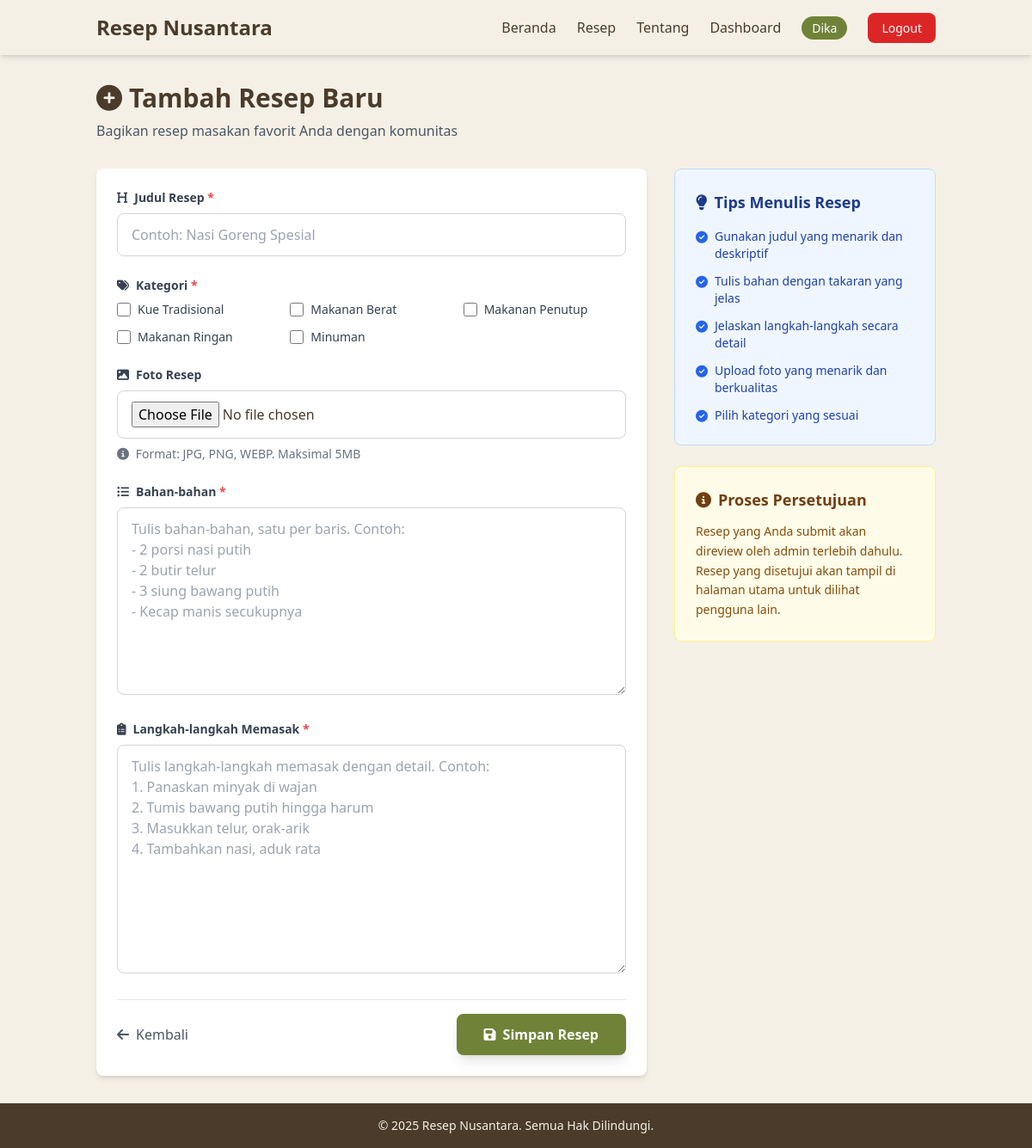
/user/add_recipe.php (signed in), run on the app's committed database.
### tables this page shows
CREATE TABLE `categories` (
  `id` int(11) NOT NULL,
  `name` varchar(100) NOT NULL,
  `created_at` datetime DEFAULT current_timestamp(),
  `updated_at` datetime DEFAULT current_timestamp() ON UPDATE current_timestamp()
);

### user/add_recipe.php (the view, shortened to what this page needs)
<?php
require_once __DIR__ . '/../includes/auth_check.php';
$categories_query = "SELECT id, name FROM categories ORDER BY name ASC";
$categories_result = $conn->query($categories_query);
include '../includes/header.php';
?>
<main class="flex-grow container mx-auto px-6 py-8">
    <div class="mb-8">
        <h1 class="text-3xl font-bold text-[#4b3b2b] mb-2">
            <i class="fas fa-plus-circle mr-2"></i>Tambah Resep Baru
        </h1>
        <p class="text-gray-600">Bagikan resep masakan favorit Anda dengan komunitas</p>
    </div>
    <div class="grid grid-cols-1 lg:grid-cols-3 gap-8">
        <div class="lg:col-span-2">
            <div class="bg-white rounded-lg shadow-md p-6">
                <form method="POST" enctype="multipart/form-data">
                    <div class="mb-6">
                        <label for="title" class="block text-sm font-semibold text-gray-700 mb-2">
                            <i class="fas fa-heading mr-2"></i>Judul Resep <span class="text-red-500">*</span>
                        </label>
                        <input
                            type="text"
                            id="title"
                            name="title"
                            value="<?php echo htmlspecialchars($_POST['title'] ?? ''); ?>"
                            required
                            class="w-full px-4 py-3 border border-gray-300 rounded-lg focus:outline-none focus:ring-2 focus:ring-[#708238]"
                            placeholder="Contoh: Nasi Goreng Spesial"
                        >
                    </div>
                    <div class="mb-6">
                        <label class="block text-sm font-semibold text-gray-700 mb-2">
                            <i class="fas fa-tags mr-2"></i>Kategori <span class="text-red-500">*</span>
                        </label>
                        <div class="grid grid-cols-2 md:grid-cols-3 gap-3">
                            <?php
                            $categories_result->data_seek(0);
                            while ($cat = $categories_result->fetch_assoc()):
                                $checked = isset($_POST['categories']) && in_array($cat['id'], $_POST['categories']) ? 'checked' : '';
                            ?>
                            <label class="flex items-center space-x-2 cursor-pointer">
                                <input
                                    type="checkbox"
                                    name="categories[]"
                                    value="<?php echo $cat['id']; ?>"
                                    <?php echo $checked; ?>
                                    class="w-4 h-4 text-[#708238] border-gray-300 rounded focus:ring-[#708238]"
                                >
                                <span class="text-sm text-gray-700"><?php echo htmlspecialchars($cat['name']); ?></span>
                            </label>
                            <?php endwhile; ?>
                        </div>
                    </div>
                    <div class="mb-6">
                        <label for="photo" class="block text-sm font-semibold text-gray-700 mb-2">
                            <i class="fas fa-image mr-2"></i>Foto Resep
                        </label>
                        <input
                            type="file"
                            id="photo"
                            name="photo"
                            accept="image/jpeg,image/jpg,image/png,image/webp"
                            class="w-full px-4 py-3 border border-gray-300 rounded-lg focus:outline-none focus:ring-2 focus:ring-[#708238]"
                        >
                        <p class="text-sm text-gray-500 mt-2">
                            <i class="fas fa-info-circle mr-1"></i>
                            Format: JPG, PNG, WEBP. Maksimal 5MB
                        </p>
                    </div>
                    <div class="mb-6">
                        <label for="ingredients" class="block text-sm font-semibold text-gray-700 mb-2">
                            <i class="fas fa-list-ul mr-2"></i>Bahan-bahan <span class="text-red-500">*</span>
                        </label>
                        <textarea
                            id="ingredients"
                            name="ingredients"
                            rows="8"
                            required
                            class="w-full px-4 py-3 border border-gray-300 rounded-lg focus:outline-none focus:ring-2 focus:ring-[#708238]"
                            placeholder="Tulis bahan-bahan, satu per baris. Contoh:&#10;- 2 porsi nasi putih&#10;- 2 butir telur&#10;- 3 siung bawang putih&#10;- Kecap manis secukupnya"
                        ><?php echo htmlspecialchars($_POST['ingredients'] ?? ''); ?></textarea>
                    </div>
                    <div class="mb-6">
                        <label for="steps" class="block text-sm font-semibold text-gray-700 mb-2">
                            <i class="fas fa-clipboard-list mr-2"></i>Langkah-langkah Memasak <span class="text-red-500">*</span>
                        </label>
                        <textarea
                            id="steps"
                            name="steps"
                            rows="10"
                            required
                            class="w-full px-4 py-3 border border-gray-300 rounded-lg focus:outline-none focus:ring-2 focus:ring-[#708238]"
                            placeholder="Tulis langkah-langkah memasak dengan detail. Contoh:&#10;1. Panaskan minyak di wajan&#10;2. Tumis bawang putih hingga harum&#10;3. Masukkan telur, orak-arik&#10;4. Tambahkan nasi, aduk rata"
                        ><?php echo htmlspecialchars($_POST['steps'] ?? ''); ?></textarea>
                    </div>
                    <div class="flex items-center justify-between pt-4 border-t border-gray-200">
                        <a href="my_recipes.php" class="text-gray-600 hover:text-gray-800 transition">
                            <i class="fas fa-arrow-left mr-2"></i>Kembali
                        </a>
                        <button
                            type="submit"
                            class="bg-[#708238] text-white px-8 py-3 rounded-lg hover:bg-[#5a6a2e] transition font-semibold shadow-lg"
                        >
                            <i class="fas fa-save mr-2"></i>Simpan Resep
                        </button>
                    </div>
                </form>
            </div>
        </div>
        <div class="lg:col-span-1">
            <div class="bg-blue-50 rounded-lg p-6 border border-blue-200 mb-6">
                <h3 class="font-bold text-lg text-blue-900 mb-4">
                    <i class="fas fa-lightbulb mr-2"></i>Tips Menulis Resep
                </h3>
                <ul class="space-y-3 text-sm text-blue-800">
                    <li class="flex items-start">
                        <i class="fas fa-check-circle text-blue-600 mr-2 mt-1"></i>
                        <span>Gunakan judul yang menarik dan deskriptif</span>
                    </li>
                    <li class="flex items-start">
                        <i class="fas fa-check-circle text-blue-600 mr-2 mt-1"></i>
                        <span>Tulis bahan dengan takaran yang jelas</span>
                    </li>
                    <li class="flex items-start">
                        <i class="fas fa-check-circle text-blue-600 mr-2 mt-1"></i>
                        <span>Jelaskan langkah-langkah secara detail</span>
                    </li>
                    <li class="flex items-start">
                        <i class="fas fa-check-circle text-blue-600 mr-2 mt-1"></i>
                        <span>Upload foto yang menarik dan berkualitas</span>
                    </li>
                    <li class="flex items-start">
                        <i class="fas fa-check-circle text-blue-600 mr-2 mt-1"></i>
                        <span>Pilih kategori yang sesuai</span>
                    </li>
                </ul>
            </div>
            <div class="bg-yellow-50 rounded-lg p-6 border border-yellow-200">
                <h3 class="font-bold text-lg text-yellow-900 mb-3">
                    <i class="fas fa-info-circle mr-2"></i>Proses Persetujuan
                </h3>
                <p class="text-sm text-yellow-800 leading-relaxed">
                    Resep yang Anda submit akan direview oleh admin terlebih dahulu. Resep yang disetujui akan tampil di halaman utama untuk dilihat pengguna lain.
                </p>
            </div>
        </div>
    </div>
</main>
<?php include '../includes/footer.php'; ?>

### data on the page
categories: name "Kue Tradisional"
categories: name "Makanan Berat"
categories: name "Makanan Penutup"
categories: name "Makanan Ringan"
categories: name "Minuman"

### other printed values
$_SESSION['name'] "Dika"
